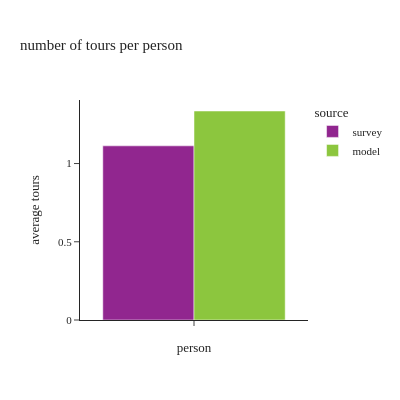

The notebook cell saved with this chart:
### Code cell
df_plot = df_tour.group_by('source').agg([
    pl.sum('toexpfac').alias('toexpfac_sum')
]).join(
    person.group_by('source').agg([
        pl.sum('psexpfac').alias('psexpfac_sum')
    ]),
    on='source',
    how='left'
).with_columns(
    (pl.col('toexpfac_sum') / pl.col('psexpfac_sum')).alias('average tours'),
    pl.lit('').alias('person')
)

fig = px.bar(df_plot, x="person", y="average tours", color="source",
             barmode="group", title="number of tours per person")
fig.update_layout(height=400, width=400, font=dict(size=11),
                  xaxis=dict(dtick=1, categoryorder='category ascending'),
                  yaxis=dict(tickformat=".3"))
fig.show()

### Figure 1 — Plotly figure (JSON) as saved in the notebook; plotly's stock layout.template omitted (floating-point values rounded to 4 significant figures)
{"data": [{"alignmentgroup": "True", "hovertemplate": "source=survey<br>person=%{x}<br>average tours=%{y}<extra></extra>", "legendgroup": "survey", "marker": {"color": "#91268F", "pattern": {"shape": ""}}, "name": "survey", "offsetgroup": "survey", "orientation": "v", "showlegend": true, "textposition": "auto", "type": "bar", "x": [""], "xaxis": "x", "y": [1.113], "yaxis": "y"}, {"alignmentgroup": "True", "hovertemplate": "source=model<br>person=%{x}<br>average tours=%{y}<extra></extra>", "legendgroup": "model", "marker": {"color": "#8CC63E", "pattern": {"shape": ""}}, "name": "model", "offsetgroup": "model", "orientation": "v", "showlegend": true, "textposition": "auto", "type": "bar", "x": [""], "xaxis": "x", "y": [1.336], "yaxis": "y"}], "layout": {"barmode": "group", "font": {"size": 11}, "height": 400, "legend": {"title": {"text": "source"}, "tracegroupgap": 0}, "title": {"text": "number of tours per person"}, "width": 400, "xaxis": {"anchor": "y", "categoryorder": "category ascending", "domain": [0.0, 1.0], "dtick": 1, "title": {"text": "person"}}, "yaxis": {"anchor": "x", "domain": [0.0, 1.0], "tickformat": ".3", "title": {"text": "average tours"}}}}
